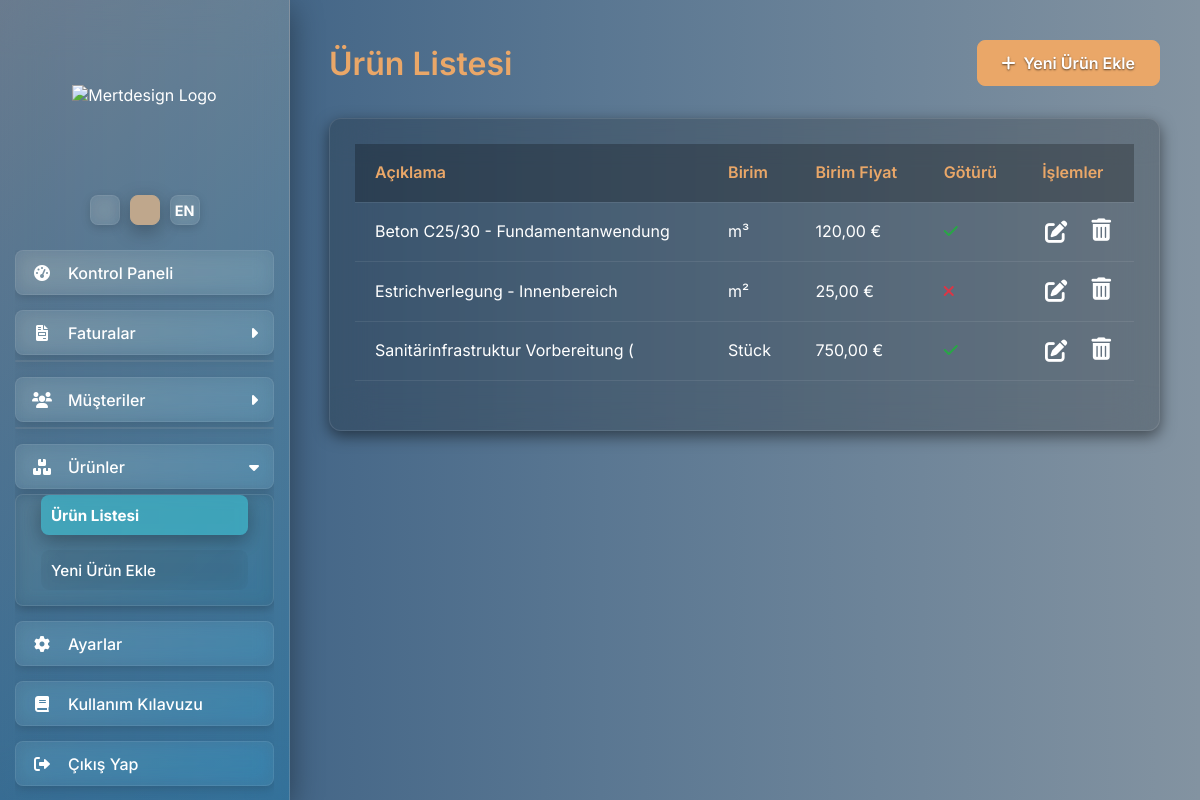
The page /urunler (signed in) on the database its author committed.
### app.py (models this page shows)
class Urun(db.Model):
    id = db.Column(db.Integer, primary_key=True)
    aciklama = db.Column(db.String(500), nullable=False)
    birim = db.Column(db.String(50), nullable=False)
    birim_fiyat = db.Column(db.Float, nullable=False)
    is_goturu = db.Column(db.Boolean, default=False)

### app.py (the view)
@app.route('/urunler')
@login_required
def urun_listesi():
    urunler = Urun.query.order_by(Urun.aciklama).all()
    return render_template('urunler.html', urunler=urunler)

### app.py (called while the page is built)
def get_locale():
    if not has_request_context():
        return app.config['BABEL_DEFAULT_LOCALE']
    if 'lang' in request.args and request.args['lang'] in current_app.config['LANGUAGES']:
        session['lang'] = request.args['lang']
    if 'lang' in session:
        return session.get('lang')
    return request.accept_languages.best_match(current_app.config['LANGUAGES']) or current_app.config['BABEL_DEFAULT_LOCALE']

@app.before_request
def before_request_locale():
    g.locale = get_locale()

@login_manager.user_loader
def load_user(user_id):
    return User.query.get(int(user_id))

@app.context_processor
def inject_global_data_for_all_templates():
    sirket_profili = SirketProfili.query.first()
    if not sirket_profili:
        sirket_profili = {
            'firma_unvani': _('Yükleniyor...'),
            'adres': '', 'telefon': '', 'email': '', 'web_adresi': '',
            'iban': '', 'bic': '', 'vergi_no': '', 'sirket_no': '', 'banka_adi': ''
        }
    return dict(app=app, profil=sirket_profili, current_user=current_user)

### templates/urunler.html (shortened to what this page needs)
{% extends "layout.html" %}
{% block content %}
    <div class="page-header">
        <h1 class="page-title">{{ _('Ürün Listesi') }}</h1>
        <a href="{{ url_for('urun_ekle') }}" class="btn btn-primary">
            <i class="fas fa-plus"></i> {{ _('Yeni Ürün Ekle') }}
        </a>
    </div>
    <div class="card">
        {% if urunler %}
        <div class="overflow-x-auto">
            <table class="items-table w-full">
                <thead>
                    <tr>
                        <th class="text-left">{{ _('Açıklama') }}</th>
                        <th class="text-left mobile-hide">{{ _('Birim') }}</th>
                        <th class="text-end mobile-hide">{{ _('Birim Fiyat') }}</th>
                        <th class="text-center mobile-hide">{{ _('Götürü') }}</th>
                        <th class="text-center">{{ _('İşlemler') }}</th>
                    </tr>
                </thead>
                <tbody>
                    {% for urun in urunler %}
                    <tr>
                        <td class="text-left">{{ urun.aciklama }}</td>
                        <td class="text-left mobile-hide">{{ urun.birim }}</td>
                        <td class="text-end mobile-hide">{{ "%.2f"|format(urun.birim_fiyat)|replace('.', ',') }} €</td>
                        <td class="text-center mobile-hide">
                            {% if urun.is_goturu %}
                                <i class="fas fa-check"></i>
                            {% else %}
                                <i class="fas fa-times"></i>
                            {% endif %}
                        </td>
                        <td class="text-center">
                            <div class="action-icons">
                                <a href="{{ url_for('urun_duzenle', urun_id=urun.id) }}" title="{{ _('Ürünü Düzenle') }}">
                                    <i class="fas fa-edit"></i>
                                </a>
                                <form action="{{ url_for('urun_sil', urun_id=urun.id) }}" method="POST" style="display:inline;" onsubmit="return confirm('{{ _('Bu ürünü silmek istediğinizden emin misiniz?') }}');">
                                    <button type="submit" title="{{ _('Ürünü Sil') }}">
                                        <i class="fas fa-trash-alt"></i>
                                    </button>
                                </form>
                            </div>
                        </td>
                    </tr>
                    {% endfor %}
                </tbody>
            </table>
        </div>
        {% else %}
        <p class="text-center">{{ _('Henüz hiç ürün eklenmedi.') }}</p>
        {% endif %}
    </div>
{% endblock content %}

### templates/urunler.html (style rules this page uses)
.page-header h1.page-title { color: var(--btn-primary-bg); font-size: 2rem; font-weight: 600; }
.page-header { display: flex; justify-content: space-between; align-items: center; margin-bottom: 2rem; flex-wrap: wrap; gap: 1rem; }
.card { background-color: rgba(0, 0, 0, 0.2); padding: 25px; border-radius: 12px; border: 1px solid rgba(255, 255, 255, 0.1); box-shadow: 0 5px 15px rgba(0,0,0,0.5); margin-bottom: 30px; }
.items-table { width: 100%; border-collapse: collapse; line-height: 1.6; }
.items-table th, .items-table td { padding: 1rem 1.25rem; border-bottom: 1px solid rgba(255, 255, 255, 0.08); text-align: left; vertical-align: middle; color: var(--text-primary); }
.items-table th { font-weight: 600; color: var(--btn-primary-bg); white-space: nowrap; background-color: rgba(0, 0, 0, 0.25); }
.action-icons { display: flex; align-items: center; justify-content: center; gap: 1.5rem; }
.action-icons a, .action-icons button { background-color: transparent; color: var(--btn-primary-bg); padding: 0; border-radius: 4px; font-size: 1.4rem; transition: color 0.2s ease, transform 0.1s ease; border: none; cursor: pointer; line-height: 1; text-decoration: none; }
.fa-check { color: #28a745; }
.fa-times { color: #dc3545; }

### rows shown on the page
Urun: aciklama "Beton C25/30 - Fundamentanwendung", birim "m³", birim_fiyat "120,00", is_goturu True (drawn)
Urun: aciklama "Estrichverlegung - Innenbereich", birim "m²", birim_fiyat "25,00", is_goturu False (drawn)
Urun: aciklama "Sanitärinfrastruktur Vorbereitung (", birim "Stück", birim_fiyat "750,00", is_goturu True (drawn)
